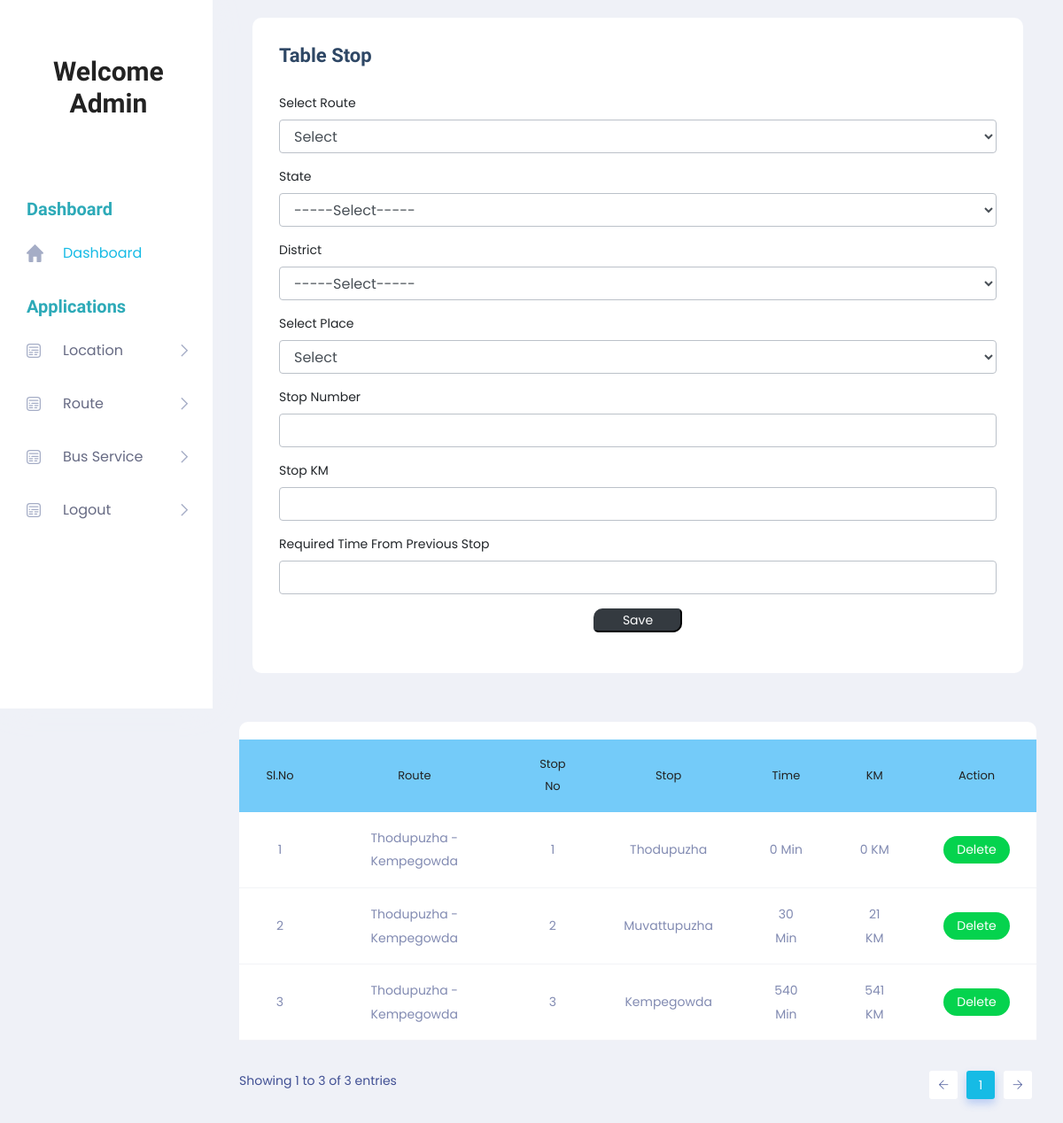
/Project/Admin/Stop.php, run on the app's committed database.
### tables this page shows
CREATE TABLE `tbl_stop` (
  `stop_id` int(10) UNSIGNED NOT NULL,
  `route_id` int(10) UNSIGNED NOT NULL,
  `stop_number` int(10) UNSIGNED NOT NULL,
  `place_id` int(10) UNSIGNED NOT NULL,
  `stop_time` varchar(50) NOT NULL,
  `stop_km` int(11) NOT NULL
);

CREATE TABLE `tbl_route` (
  `route_id` int(10) UNSIGNED NOT NULL,
  `route_name` varchar(50) NOT NULL,
  `place_from` int(10) UNSIGNED NOT NULL,
  `place_to` int(10) UNSIGNED NOT NULL,
  `route_time` varchar(50) NOT NULL,
  `route_km` varchar(100) NOT NULL
);

CREATE TABLE `tbl_place` (
  `place_id` int(11) NOT NULL,
  `place_name` varchar(50) NOT NULL,
  `district_id` int(11) NOT NULL
);

### Project/Admin/Stop.php (the view, shortened to what this page needs)
<!DOCTYPE html PUBLIC "-//W3C//DTD XHTML 1.0 Transitional//EN" "http://www.w3.org/TR/xhtml1/DTD/xhtml1-transitional.dtd">
<html xmlns="http://www.w3.org/1999/xhtml">
<head>
</head>
<?php
include('Head.php');
?>
<body>
<section class="main_content dashboard_part">
<div class="main_content_iner">
    <div class="container-fluid p-0">
        <div class="row justify-content-center">
            <div class="col-12">
                <div class="QA_section">
                    <div class="white_box_tittle list_header">
                        <div class="col-lg-12">
                            <div class="white_box mb_30">
                                <div class="box_header ">
                                    <div class="main-title">
                                        <h3 class="mb-0" >Table Stop</h3>
                                    </div>
                                </div>
                                <form method="post">
                                    <div class="form-group">
                                        <label for="sel_route">Select Route</label>
                                        <select required="" class="form-control" name="sel_route" id="sel_route">
                                            <option value="" >Select</option>
                                        </select>
                                    </div>
                                    <div class="form-group">
                                                    <label for="txt_state">State</label>
                                                    <select class="form-control" name="sel_state" id="sel_state" onchange="getDistrict(this.value)">
                                                    <option value="">-----Select-----</option>
                                                    </select>
                                                </div>
                                                <div class="form-group">
                                                    <label for="txt_district">District</label>
                                                    <select class="form-control" name="sel_district" onchange="getPlace(this.value)" id="sel_district">
                                                    <option value="">-----Select-----</option>
                                                    </select>
                                                </div>
                                    <div class="form-group">
                                        <label for="sel_place">Select Place</label>
                                        <select required="" class="form-control" name="sel_place" id="sel_place">
                                            <option value="" >Select</option>
                                        </select>
                                    </div>
                                    <div class="form-group">
                                        <label for="txt_stop">Stop Number</label>
                                        <input required="" type="number" class="form-control" id="txt_stop" name="txt_stop">
                                    </div>
                                     <div class="form-group">
                                        <label for="txt_stop">Stop KM</label>
                                        <input required="" type="number" class="form-control" id="txt_km" name="txt_km">
                                    </div>
                                    <div class="form-group">
                                        <label for="txt_time">Required Time From Previous Stop</label>
                                        <input required="" type="number" class="form-control" id="txt_time" name="txt_time">
                                    </div>
                                    <div class="form-group" align="center">
                                        <input type="submit" class="btn-dark" name="btn_save" style="width:100px; border-radius: 10px 5px " value="Save">
                                    </div>
                                </form>
                            </div>
                        </div>
                    </div>
                    <div class="QA_table mb_30">
                        <table class="table lms_table_active">
                            <thead>
                                <tr style="background-color: #74CBF9">
                                    <td align="center" scope="col">Sl.No</td>
                                    <td align="center" scope="col">Route</td>
                                    <td align="center" scope="col">Stop No</td>
                                    <td align="center" scope="col">Stop</td>
                                    <td align="center" scope="col">Time</td>
                                    <td align="center" scope="col">KM</td>
                                    <td align="center" scope="col">Action</td>
                                </tr>
                            </thead>
                            <tbody>
                                <?php
                                $i = 0;
                                    $selQry = "select * from tbl_stop s inner join tbl_route r on r.route_id=s.route_id inner join tbl_place l on l.place_id=s.place_id";
                                    $row = $con->query($selQry);
                                    while ($data = $row->fetch_assoc()) {
                                        $i++;
                                ?>
                                <tr>
                                    <td align="center"><?php echo $i; ?></td>
                                    <td align="center"><?php echo $data["route_name"];?></td>
                                    <td align="center"><?php echo $data["stop_number"];?></td>
                                    <td align="center"><?php echo $data["place_name"];?></td>
                                    <td align="center"><?php echo $data["stop_time"];?> Min</td>
                                    <td align="center"><?php echo $data["stop_km"];?> KM</td>
                                    <td align="center">
                                        <a href="Stop.php?del=<?php echo $data["stop_id"];?>" class="status_btn">Delete</a>
                                    </td>
                                </tr>
                                <?php                      }
                                ?>
                            </tbody>
                        </table>
                    </div>
                </div>
            </div>
        </div>
    </div>
</div>
</section>
        <?php
		include('Foot.php');
		?>
</body>
</html>

### Project/Admin/Head.php (shortened to what this page needs)
<!DOCTYPE html>
<html lang="zxx">
    <head>
        <link rel="stylesheet" href="../Assets/Template/Admin/css/bootstrap.min.css" />
        <link rel="stylesheet" href="../Assets/Template/Admin/vendors/themefy_icon/themify-icons.css" />
        <link rel="stylesheet" href="../Assets/Template/Admin/vendors/swiper_slider/css/swiper.min.css" />
        <link rel="stylesheet" href="../Assets/Template/Admin/vendors/select2/css/select2.min.css" />
        <link rel="stylesheet" href="../Assets/Template/Admin/vendors/niceselect/css/nice-select.css" />
        <link rel="stylesheet" href="../Assets/Template/Admin/vendors/owl_carousel/css/owl.carousel.css" />
        <link rel="stylesheet" href="../Assets/Template/Admin/vendors/gijgo/gijgo.min.css" />
        <link rel="stylesheet" href="../Assets/Template/Admin/vendors/font_awesome/css/all.min.css" />
        <link rel="stylesheet" href="../Assets/Template/Admin/vendors/tagsinput/tagsinput.css" />
        <link rel="stylesheet" href="../Assets/Template/Admin/vendors/datatable/css/jquery.dataTables.min.css" />
        <link rel="stylesheet" href="../Assets/Template/Admin/vendors/datatable/css/responsive.dataTables.min.css" />
        <link rel="stylesheet" href="../Assets/Template/Admin/vendors/datatable/css/buttons.dataTables.min.css" />
        <link rel="stylesheet" href="../Assets/Template/Admin/vendors/text_editor/summernote-bs4.css" />
        <link rel="stylesheet" href="../Assets/Template/Admin/vendors/morris/morris.css">
        <link rel="stylesheet" href="../Assets/Template/Admin/vendors/material_icon/material-icons.css" />
        <link rel="stylesheet" href="../Assets/Template/Admin/css/metisMenu.css">
        <link rel="stylesheet" href="../Assets/Template/Admin/css/style.css" />
        <link rel="stylesheet" href="../Assets/Template/Admin/css/colors/default.css" id="colorSkinCSS">
    </head>
    <body class="crm_body_bg">
        <nav class="sidebar">
            <div class="logo d-flex justify-content-between">
                <a href="HomePage.php"><h2 align="center">Welcome<br>Admin<br><?php echo $_SESSION["aname"]?></h2></a>
            </div>
            <ul id="sidebar_menu">
                <li class="side_menu_title">
                    <span>Dashboard</span>
                </li>
                <li class="mm-active">
                    <a  href="HomePage.php"  aria-expanded="false">
                        <img src="../Assets/Template/Admin/img/menu-icon/1.svg" alt="">
                        <span>Dashboard</span>
                    </a>
                </li>
                <li class="side_menu_title">
                    <span>Applications</span>
                </li>
                <li class="">
                    <a   class="has-arrow" href="javascript:void(0)" aria-expanded="false">
                        <img src="../Assets/Template/Admin/img/menu-icon/2.svg" alt="">
                        <span>Location</span>
                    </a>
                </li>
                <li class="">
                    <a   class="has-arrow" href="javascript:void(0)" aria-expanded="false">
                        <img src="../Assets/Template/Admin/img/menu-icon/2.svg" alt="">
                        <span>Route</span>
                    </a>
                </li>
                <li class="">
                        <a   class="has-arrow" href="NewBusService.php" aria-expanded="false">
                            <img src="../Assets/Template/Admin/img/menu-icon/2.svg" alt="">
                            <span>Bus Service</span>
                        </a>
                   </li>
                   <li class="">
                        <a   class="has-arrow" href="../Login.php" aria-expanded="false">
                            <img src="../Assets/Template/Admin/img/menu-icon/2.svg" alt="">
                            <span>Logout</span>
                        </a>
                   </li>
            </ul>
        </nav>

### Project/Admin/Foot.php (shortened to what this page needs)
    </body>
</html>

### Project/Assets/Template/Admin/css/metisMenu.css (style rules this page uses)
.metismenu .has-arrow { position: relative; }
.metismenu .has-arrow::after { position: absolute; content: ''; transform: rotate(-90deg) translate(0, -50%); transform-origin: top; top: 50%; transition: all .3s ease-out; right: 40px; content: "\e64b"; font-family: 'themify'; color: #A5ADC6; font-weight: 600; font-size: 14px; }

### data on the page
tbl_stop: route.route_name "Thodupuzha - Kempegowda", stop_number "1", place.place_name "Thodupuzha", stop_time "0", stop_km "0"
tbl_stop: route.route_name "Thodupuzha - Kempegowda", stop_number "2", place.place_name "Muvattupuzha", stop_time "30", stop_km "21"
tbl_stop: route.route_name "Thodupuzha - Kempegowda", stop_number "3", place.place_name "Kempegowda", stop_time "540", stop_km "541"
